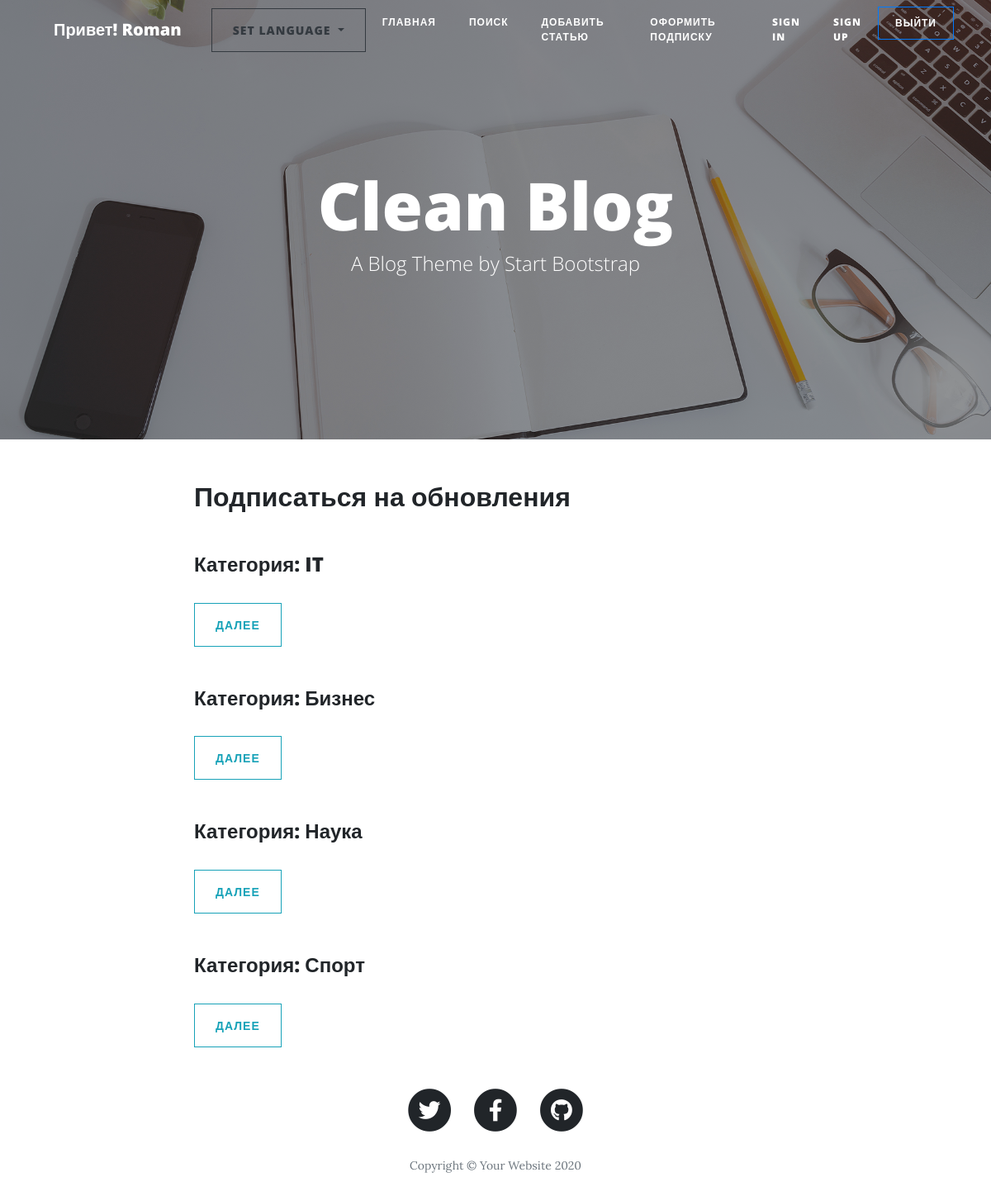
The app's page /ru/news/categories/ (signed in) with its own data.
### news/models.py (models this page shows, shortened)
class Category(models.Model):
    title = models.CharField('Категория', unique=True, max_length=120, help_text=_('category name'))
    subscribers = models.ManyToManyField(User, blank=True, related_name='subscription', verbose_name='Подписчики')
    class Meta:
        verbose_name = 'Категория'
        verbose_name_plural = 'Категории'

### news/views.py (the view)
# urls.py: path('categories/', PostCategoryList.as_view(), name='post_category'),
class PostCategoryList(LoginRequiredMixin, ListView):
    template_name = 'news/post_category.html'
    context_object_name = 'categories'
    queryset = Category.objects.all()

### templates/news/post_category.html
{% extends 'default.html' %}
{% block content %}
<div class="container" xmlns="http://www.w3.org/1999/html">
    <div class="row">
      <div class="col-lg-8 col-md-10 mx-auto">
          <h2>Подписаться на обновления</h2>
          {% for category in categories %}
        <div class="post-preview">
            <h4 class="post-title mt-5">
             Категория: {{ category.title }}
            </h4>
        </div>
        <div class="clearfix">
          <a class="btn btn-outline-info mt-4" role="button" href="{% url 'subscribe' category.pk %}">Далее</a>
        </div>
          {% endfor %}
      </div>
    </div>
{% endblock %}

### templates/default.html (shortened to what this page needs)
{% load i18n %}
{% load static %}
<!DOCTYPE html>
<html lang="en">
{% load cache %}
    {% cache 300 head %}
<head>
  <link href="{% static 'vendor/bootstrap/css/bootstrap.min.css' %}" rel="stylesheet">
  <link href="{% static 'vendor/fontawesome-free/css/all.min.css' %}" rel="stylesheet" type="text/css">
  <link href="{% static 'css/clean-blog.min.css' %}" rel="stylesheet">
</head>
  {% endcache %}
<body>
{% load cache %}
  {% cache 300 header %}
  <nav class="navbar navbar-expand-lg navbar-light fixed-top" id="mainNav">
    <div class="container">
      <a class="navbar-brand" href="#">Привет! {{request.user}}</a>
      <div class="collapse navbar-collapse" id="navbarResponsive">
        <div class="dropdown">
        <button class="btn btn-outline-dark language dropdown-toggle" type="button" data-toggle="dropdown">
          Set Language
        </button>
         {% get_current_language as LANGUAGE_CODE %}
         {% get_available_languages as LANGUAGES %}
         {% get_language_info_list for LANGUAGES as languages %}
      </div>
        <ul class="navbar-nav ml-auto">
          <li class="nav-item">
            <a class="nav-link" href="{% url 'news' %}">{% trans "Главная" %}</a>
          </li>
          <li class="nav-item">
            <a class="nav-link" href="{% url 'search' %}">{% trans "Поиск" %}</a>
          </li>
          <li class="nav-item">
            <a class="nav-link" href="{% url 'post_create' %}">{% trans "Добавить статью" %}</a>
          </li>
          <li class="nav-item">
            <a class="nav-link" href="{% url 'post_category' %}">{% trans "Оформить подписку" %}</a>
          </li>
          <li class="nav-item">
            <a class="nav-link" href="{% url 'login' %}">{% trans "sign in" %}</a>
          </li>
          <li class="nav-item">
            <a class="nav-link" href="{% url 'register' %}">{% trans "sign up" %}</a>
          </li>
          <li class="nav-item">
            <a class="btn btn-outline-primary" href="{% url 'logout' %}">{% trans "Выйти" %}</a>
          </li>
        </ul>
      </div>
    </div>
  </nav>
  <header class="masthead" style="background-image: url({% static 'img/home-bg.jpg' %})">
    <div class="overlay"></div>
    <div class="container">
      <div class="row">
        <div class="col-lg-8 col-md-10 mx-auto">
          <div class="site-heading">
            <h1>Clean Blog</h1>
            <span class="subheading">{% trans "A Blog Theme by Start Bootstrap" %}</span>
          </div>
        </div>
      </div>
    </div>
  </header>
{% endcache %}
  {% block content %}
  {% endblock %}
{% load cache %}
  {% cache 300 footer %}
  <footer>
    <div class="container">
      <div class="row">
        <div class="col-lg-8 col-md-10 mx-auto">
          <ul class="list-inline text-center">
            <li class="list-inline-item">
              <a href="#">
                <span class="fa-stack fa-lg">
                  <i class="fas fa-circle fa-stack-2x"></i>
                  <i class="fab fa-twitter fa-stack-1x fa-inverse"></i>
                </span>
              </a>
            </li>
            <li class="list-inline-item">
              <a href="#">
                <span class="fa-stack fa-lg">
                  <i class="fas fa-circle fa-stack-2x"></i>
                  <i class="fab fa-facebook-f fa-stack-1x fa-inverse"></i>
                </span>
              </a>
            </li>
            <li class="list-inline-item">
              <a href="#">
                <span class="fa-stack fa-lg">
                  <i class="fas fa-circle fa-stack-2x"></i>
                  <i class="fab fa-github fa-stack-1x fa-inverse"></i>
                </span>
              </a>
            </li>
          </ul>
          <p class="copyright text-muted">Copyright &copy; Your Website 2020</p>
        </div>
      </div>
    </div>
  </footer>
  {% endcache %}
</body>
</html>

### records on screen
Category: title "IT"
Category: title "Бизнес"
Category: title "Наука"
Category: title "Спорт"

### other values on screen
{{ request.user }} "Roman"
